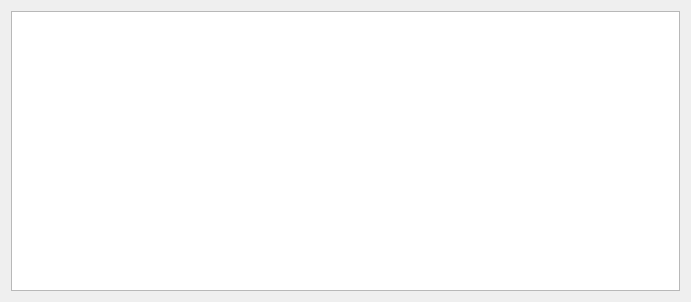
<?xml version="1.0" encoding="UTF-8"?>
<ui version="4.0">
 <class>MainWindow</class>
 <widget class="QMainWindow" name="MainWindow">
  <property name="geometry">
   <rect>
    <x>0</x>
    <y>0</y>
    <width>691</width>
    <height>302</height>
   </rect>
  </property>
  <property name="windowTitle">
   <string>sACN Discovery</string>
  </property>
  <widget class="QWidget" name="centralWidget">
   <layout class="QVBoxLayout" name="verticalLayout">
    <item>
     <widget class="QTreeView" name="sourceTreeView"/>
    </item>
   </layout>
  </widget>
 </widget>
 <layoutdefault spacing="6" margin="11"/>
 <resources/>
 <connections/>
</ui>
